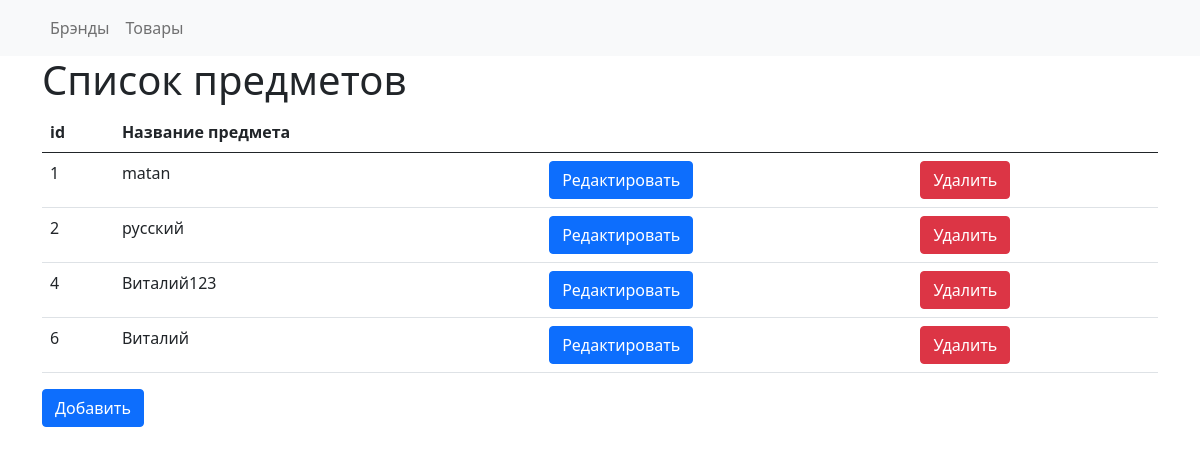
The page /subject.php on the database its author committed.
### tables this page shows
CREATE TABLE `subjects` (
  `subject_id` int(11) NOT NULL,
  `subject_name` varchar(100) NOT NULL
);

### subject.php (the view, shortened to what this page needs)
<!DOCTYPE html>
<html lang="en">
<head>
    <link rel="stylesheet" href="style.css">
    <link href="https://cdn.jsdelivr.net/npm/bootstrap@5.1.0/dist/css/bootstrap.min.css" rel="stylesheet">
</head>
<body>
    <?php
    require "header.php";
    require "logics/connect.php";
   ?>
   <div class="container">
        <h1>Список предметов</h1>
        <table class="table">
            <thead>
                <tr>
                    <th scope="col">id</th>
                    <th scope="col">Название предмета</th>
                    <th scope="col"></th>
                    <th scope="col"></th>
                </tr>
            </thead>
            <tbody>
                <?php
                    $query = "SELECT subject_id, subject_name FROM subjects";
                    $result = $mysql->query($query);
                    while ($row = $result->fetch_assoc()) {
                        echo "<tr><td>" . $row['subject_id'] . "</td>
                            <td>" . $row['subject_name'] . "</td>
                            <td><a href='subject/edit.php?id=".$row['subject_id']."' type='button' class='btn btn-primary'>Редактировать</a></td>
                            <td><button onclick='deleteMain(".$row['subject_id'].", `subject`)' type='button' class='btn btn-danger'>Удалить</button></td>
                        </tr>";
                    }
                ?>
            </tbody>
        </table>
        <a href="subject/add.php" type='button' class='btn btn-primary' id="button">Добавить</a>
   </div>
</body>
</html>

### style.css (style rules this page uses)
body { font-family: 'Roboto', sans-serif; background-color: #000; }
* { margin: 0; padding: 0; box-sizing: border-box; }

### rows shown on the page
subjects: subject_id "1", subject_name "matan"
subjects: subject_id "2", subject_name "русский"
subjects: subject_id "4", subject_name "Виталий123"
subjects: subject_id "6", subject_name "Виталий"
